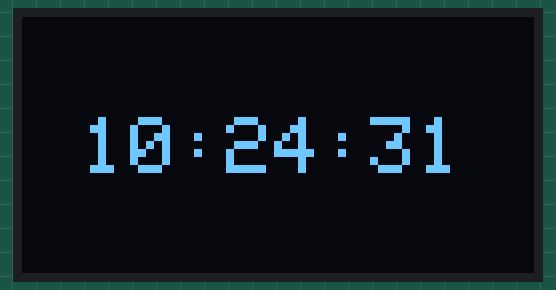
A sketch run on a simulated ESP32. Parts: 128×64 one-colour display. WiFi joins after 1.5 s; servers stay silent unless stated; the local clock reads 2024-03-15 10:24:30 at power-on unless the sketch sets it; what the sketch prints to the serial monitor is not drawn.

Above: at 1.6 s.
At 5.7 s:
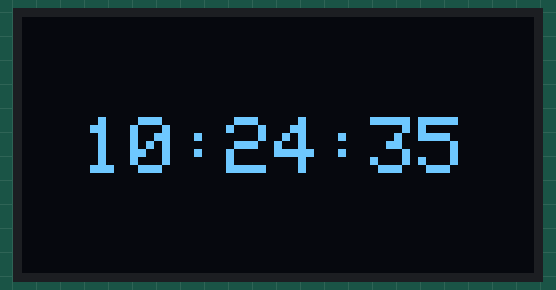
At 10.9 s:
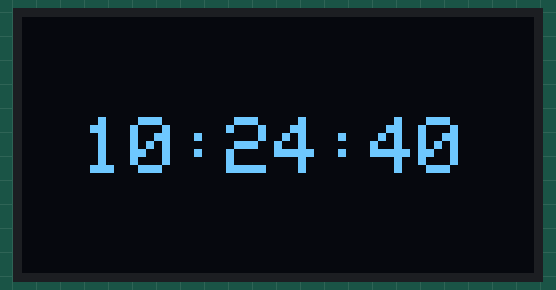
At 20.1 s:
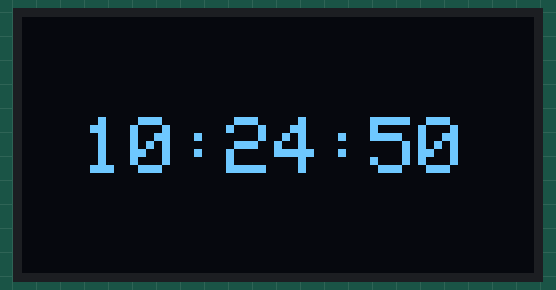
At 29.3 s:
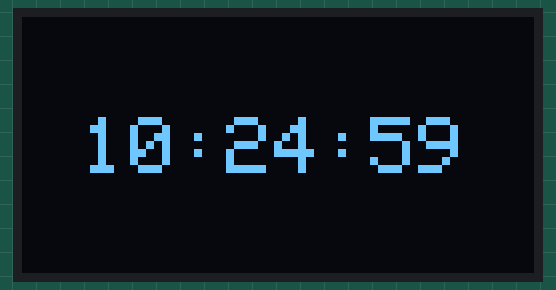
At 38.6 s:
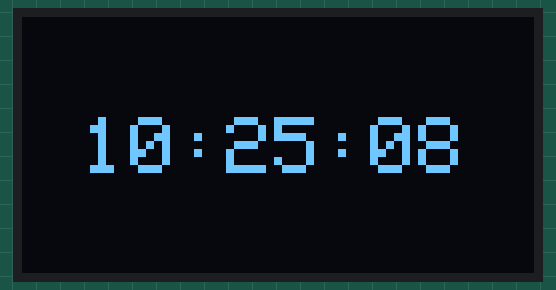

Measured:
- what the display in image 0 shows lasts 1.0 s, from 1.6 s to 2.6 s

The sketch:

RelojV1.ino
```cpp
#include <WiFi.h>
#include "time.h"
#include <Adafruit_GFX.h>
#include <Adafruit_SSD1306.h>
#include <Wire.h>
#include <WiFi.h>

#define screen_width 128
#define screen_height 64

Adafruit_SSD1306 display(screen_width, screen_height, &Wire, -1);

const char* ssid     = "";
const char* password = "";

const long  gmtOffset_sec = -21600;
const int   daylightOffset_sec = 0;


void configurarReloj() {
  Serial.print("Conectando a ");
  Serial.println(ssid);
  WiFi.begin(ssid, password);

  while (WiFi.status() != WL_CONNECTED) {
    delay(500);
    Serial.print(".");
  }

  Serial.println("\nWiFi conectado.");

  configTime(gmtOffset_sec, daylightOffset_sec, "pool.ntp.org", "time.google.com");
}

String obtenerHoraString() {
  struct tm timeinfo;
  if (!getLocalTime(&timeinfo)) {
    return "Error Hora";
  }
  char tiempoFormateado[12];
  strftime(tiempoFormateado, sizeof(tiempoFormateado), "%I:%M:%S", &timeinfo);

  return String(tiempoFormateado);
}

void iniciarPantalla(){
   if(!display.begin(SSD1306_SWITCHCAPVCC, 0x3C)) {
    Serial.println(F("No se encontró la pantalla OLED"));
    for(;;);
  }
  display.clearDisplay();
  display.display();
}

void mostrarHoraEnPantalla(String hora){
  display.clearDisplay();
  display.setTextSize(2);
  display.setTextColor(SSD1306_WHITE);
  display.setCursor(15, 25);
  display.print(hora);
  display.display();
}

void limpiezaDePantalla(){
  display.clearDisplay();
}
void setup() {
  Serial.begin(115200);
  iniciarPantalla();
  configurarReloj();
}

void loop() {
  String horaActual = obtenerHoraString();
  mostrarHoraEnPantalla(horaActual);
  delay(1000);
}
```
